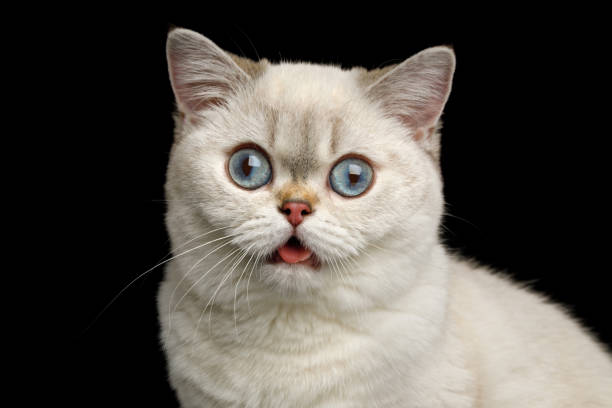
#> input picture cat.jpg, 612 x 408 px
$ python game.py
#> lines starting #> are read from the running program, lines starting #| are printed output that depends on the picture

# [43 lines of commented-out code are left out]
import cv2

nextTurn = "x"
def drawfunction(event,x,y,flags,param):
    global nextTurn
    print("event", event, "x", x, "y", y)
    if event == 4:
        cv2.putText(img, nextTurn, (x,y), cv2.FONT_HERSHEY_SIMPLEX, 7, (255, 0, 0), 10, cv2.LINE_AA)
        cv2.imshow("cat", img)

        if nextTurn == "x":
            nextTurn = "o"
        else: # if it's o then it should become x
            nextTurn = "x"


# read image file from disk
img = cv2.imread("cat.jpg", cv2.IMREAD_ANYCOLOR)
#> img is the input picture: shape (408, 612, 3); mean B, G, R 74.7, 80.8, 85.4

# show image in a window
cv2.imshow("cat", img)

# draw diagonal green line on the image
size = img.shape
#> size = (408, 612, 3)
print(size)
#| (408, 612, 3)

height=size[0]
#> height = 408
width=size[1]
#> width = 612

x1 = int(width/3)
#> x1 = 204
print(x1) # should be 204
#| 204
x2 = int(x1+x1)
#> x2 = 408
print(x2) # should be 408
#| 408

cv2.line(img, (x1, 0), (x1, height), (0, 255, 0))
cv2.line(img, (x2, 0), (x2, height), (0, 255, 0))
cv2.line(img, (0, 272), (width, 272), (0, 255, 0))
cv2.line(img, (0, 136), (width, 136), (0, 255, 0))
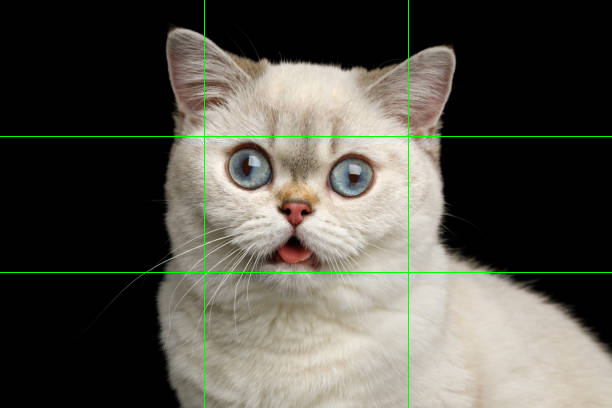
#> img: shape (408, 612, 3); mean B, G, R 73.9, 82, 84.4

# show image again with grid lines
cv2.imshow("cat", img)
cv2.setMouseCallback("cat", drawfunction)

# wait for key press on the image
cv2.waitKey(0)

# close the window
cv2.destroyAllWindows() # destroy all windows
